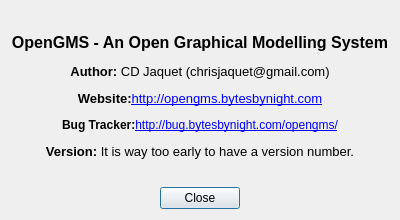
<?xml version="1.0" encoding="UTF-8"?>
<ui version="4.0">
 <class>DialogAbout</class>
 <widget class="QDialog" name="DialogAbout">
  <property name="windowModality">
   <enum>Qt::ApplicationModal</enum>
  </property>
  <property name="geometry">
   <rect>
    <x>0</x>
    <y>0</y>
    <width>400</width>
    <height>220</height>
   </rect>
  </property>
  <property name="sizePolicy">
   <sizepolicy hsizetype="Fixed" vsizetype="Fixed">
    <horstretch>0</horstretch>
    <verstretch>0</verstretch>
   </sizepolicy>
  </property>
  <property name="windowTitle">
   <string>About OpenGMS</string>
  </property>
  <layout class="QVBoxLayout" name="verticalLayout">
   <item>
    <widget class="QLabel" name="labelAboutText">
     <property name="text">
      <string>&lt;html&gt;&lt;head/&gt;&lt;body&gt;&lt;p align=&quot;center&quot;&gt;&lt;span style=&quot; font-size:12pt; font-weight:600;&quot;&gt;OpenGMS - An Open Graphical Modelling System&lt;/span&gt;&lt;/p&gt;&lt;p align=&quot;center&quot;&gt;&lt;span style=&quot; font-size:10pt; font-weight:600;&quot;&gt;Author:&lt;/span&gt;&lt;span style=&quot; font-size:10pt;&quot;&gt; CD Jaquet (chrisjaquet@gmail.com)&lt;/span&gt;&lt;/p&gt;&lt;p align=&quot;center&quot;&gt;&lt;span style=&quot; font-size:10pt; font-weight:600;&quot;&gt;Website:&lt;/span&gt;&lt;a href=&quot;http://opengms.bytesbynight.com&quot;&gt;&lt;span style=&quot; font-size:10pt; text-decoration: underline; color:#0000ff;&quot;&gt;http://opengms.bytesbynight.com&lt;/span&gt;&lt;/a&gt;&lt;/p&gt;&lt;p align=&quot;center&quot;&gt;&lt;span style=&quot; font-weight:600;&quot;&gt;Bug Tracker:&lt;/span&gt;&lt;a href=&quot;http://bug.bytesbynight.com/opengms/&quot;&gt;&lt;span style=&quot; text-decoration: underline; color:#0000ff;&quot;&gt;http://bug.bytesbynight.com/opengms/&lt;/span&gt;&lt;/a&gt;&lt;/p&gt;&lt;p align=&quot;center&quot;&gt;&lt;span style=&quot; font-size:10pt; font-weight:600;&quot;&gt;Version:&lt;/span&gt;&lt;span style=&quot; font-size:10pt;&quot;&gt; It is way too early to have a version number.&lt;/span&gt;&lt;/p&gt;&lt;/body&gt;&lt;/html&gt;</string>
     </property>
     <property name="textFormat">
      <enum>Qt::AutoText</enum>
     </property>
    </widget>
   </item>
   <item>
    <widget class="QDialogButtonBox" name="buttonBox">
     <property name="orientation">
      <enum>Qt::Horizontal</enum>
     </property>
     <property name="standardButtons">
      <set>QDialogButtonBox::Close</set>
     </property>
     <property name="centerButtons">
      <bool>true</bool>
     </property>
    </widget>
   </item>
  </layout>
 </widget>
 <resources/>
 <connections>
  <connection>
   <sender>buttonBox</sender>
   <signal>accepted()</signal>
   <receiver>DialogAbout</receiver>
   <slot>accept()</slot>
   <hints>
    <hint type="sourcelabel">
     <x>248</x>
     <y>254</y>
    </hint>
    <hint type="destinationlabel">
     <x>157</x>
     <y>274</y>
    </hint>
   </hints>
  </connection>
  <connection>
   <sender>buttonBox</sender>
   <signal>rejected()</signal>
   <receiver>DialogAbout</receiver>
   <slot>reject()</slot>
   <hints>
    <hint type="sourcelabel">
     <x>316</x>
     <y>260</y>
    </hint>
    <hint type="destinationlabel">
     <x>286</x>
     <y>274</y>
    </hint>
   </hints>
  </connection>
 </connections>
</ui>
